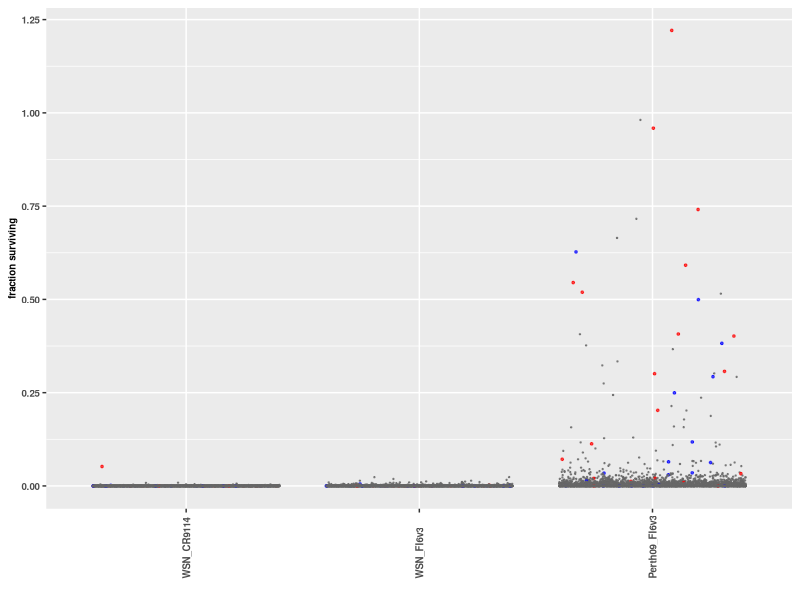

Here is the R script that generated this plot:
#R code
library(ggplot2)
library(scales)
library(RColorBrewer)
library(readr)
library(tidyr)
library(reshape)
library(stringr)
library(dplyr)
library(ggrepel)
library(gridExtra)
library(data.table)
require(cowplot)

color_by_resi <- function(resi){
  resi <- str_sub(resi,1,-2)
  if (resi=='(HA2)42'){return ('42')}
  else if (resi=='(HA2)45'){return ('45')}
  else {return ('Other')}
  }

size_by_resi <- function(resi){
  resi <- str_sub(resi,1,-2)
  if (resi=='(HA2)42'){return (3)}
  else if (resi=='(HA2)45'){return (3)}
  else {return (1)}
  }

frac_survive_Perth09_FI6v3 <- read_csv('Bloom_data/Perth09_antibody_FI6v3_median.csv') %>%
                                rename(Perth09_FI6v3=mutfracsurvive)
frac_survive_WSN_FI6v3     <- read_csv('Bloom_data/WSN_antibody_FI6v3_median.csv') %>%
                                rename(WSN_FI6v3=mutfracsurvive)
frac_survive_WSN_CR9114    <- read_csv('Bloom_data/WSN_antibody_CR9114_median.csv') %>%
                                rename(WSN_CR9114=mutfracsurvive)
frac_survive <- frac_survive_Perth09_FI6v3 %>% 
                  inner_join(frac_survive_WSN_FI6v3) %>%
                  inner_join(frac_survive_WSN_CR9114) %>%
                  mutate(variant=mapply(paste,site,mutation,sep='')) %>%
                  select(variant,Perth09_FI6v3,WSN_FI6v3,WSN_CR9114) %>%
                  data.table() %>%
                  melt() %>%
                  mutate(variable=factor(variable,levels=rev(c('Perth09_FI6v3','WSN_FI6v3','WSN_CR9114')))) %>%
                  mutate(color=mapply(color_by_resi,variant)) %>%
                  mutate(size=mapply(size_by_resi,variant)) 

textsize <- 7
sizes <- rev(unique(frac_survive$size))
p  <- ggplot(frac_survive,aes(x=variable,y=value,color=color,size=as.factor(size))) +
        geom_point(position="jitter",alpha=0.7) +
        scale_size_manual(values = sizes/5) +
        scale_color_manual(values=c('blue','red','gray40')) +
        theme(plot.title=element_text(size=textsize,face="bold"),
	      axis.title=element_text(size=textsize,face="bold"),
	      axis.text=element_text(size=textsize,face="bold"),
	      axis.text.x=element_text(face="bold",angle=90,hjust=0,vjust=0.5,size=textsize),
	      legend.title=element_blank(),
	      legend.text=element_text(size=textsize,face="bold"),
	      legend.position='none') +
        ylab("fraction surviving") +
        xlab("")
ggsave('graph/frac_surviving_compare.png',p,height=2.35,width=2.2)
